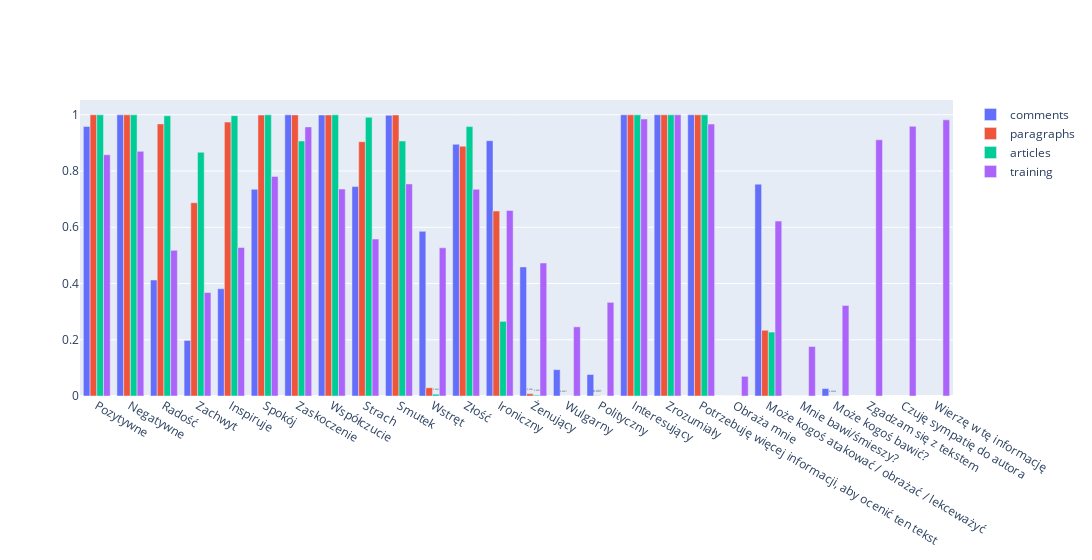

Source (notebook cell):
### Code cell
create_barplot(dfs)

### Figure 1 — Plotly figure (JSON) as saved in the notebook; plotly's stock layout.template omitted (floating-point values rounded to 4 significant figures)
{"data": [{"name": "comments", "text": [0.9584, 1.0, 0.4125, 0.1976, 0.3814, 0.7351, 0.9999, 0.9991, 0.7447, 0.9982, 0.5855, 0.8952, 0.9079, 0.4591, 0.09366, 0.07641, 1, 1.0, 1, 0, 0.7533, 0, 0.0265], "textposition": "auto", "texttemplate": "%{text:.2}", "type": "bar", "x": ["Pozytywne", "Negatywne", "Radość", "Zachwyt", "Inspiruje", "Spokój", "Zaskoczenie", "Współczucie", "Strach", "Smutek", "Wstręt", "Złość", "Ironiczny", "Żenujący", "Wulgarny", "Polityczny", "Interesujący", "Zrozumiały", "Potrzebuję więcej informacji, aby ocenić ten tekst", "Obraża mnie", "Może kogoś atakować / obrażać / lekceważyć", "Mnie bawi/śmieszy?", "Może kogoś bawić?"], "y": [0.9584, 1.0, 0.4125, 0.1976, 0.3814, 0.7351, 0.9999, 0.9991, 0.7447, 0.9982, 0.5855, 0.8952, 0.9079, 0.4591, 0.09366, 0.07641, 1, 1.0, 1, 0, 0.7533, 0, 0.0265]}, {"name": "paragraphs", "text": [1.0, 1.0, 0.9677, 0.6873, 0.974, 0.999, 0.9997, 0.9995, 0.9043, 0.9993, 0.02932, 0.8884, 0.6578, 0.008115, 0.0001113, 0.001012, 1, 1.0, 1, 0, 0.2338, 0, 0.0002422], "textposition": "auto", "texttemplate": "%{text:.2}", "type": "bar", "x": ["Pozytywne", "Negatywne", "Radość", "Zachwyt", "Inspiruje", "Spokój", "Zaskoczenie", "Współczucie", "Strach", "Smutek", "Wstręt", "Złość", "Ironiczny", "Żenujący", "Wulgarny", "Polityczny", "Interesujący", "Zrozumiały", "Potrzebuję więcej informacji, aby ocenić ten tekst", "Obraża mnie", "Może kogoś atakować / obrażać / lekceważyć", "Mnie bawi/śmieszy?", "Może kogoś bawić?"], "y": [1.0, 1.0, 0.9677, 0.6873, 0.974, 0.999, 0.9997, 0.9995, 0.9043, 0.9993, 0.02932, 0.8884, 0.6578, 0.008115, 0.0001113, 0.001012, 1, 1.0, 1, 0, 0.2338, 0, 0.0002422]}, {"name": "articles", "text": [1, 1, 0.9967, 0.8666, 0.997, 1.0, 0.9069, 0.9998, 0.9911, 0.9068, 0.006464, 0.9581, 0.2654, 0.002934, 0, 0, 1, 1, 1, 0, 0.2274, 0, 0], "textposition": "auto", "texttemplate": "%{text:.2}", "type": "bar", "x": ["Pozytywne", "Negatywne", "Radość", "Zachwyt", "Inspiruje", "Spokój", "Zaskoczenie", "Współczucie", "Strach", "Smutek", "Wstręt", "Złość", "Ironiczny", "Żenujący", "Wulgarny", "Polityczny", "Interesujący", "Zrozumiały", "Potrzebuję więcej informacji, aby ocenić ten tekst", "Obraża mnie", "Może kogoś atakować / obrażać / lekceważyć", "Mnie bawi/śmieszy?", "Może kogoś bawić?"], "y": [1, 1, 0.9967, 0.8666, 0.997, 1.0, 0.9069, 0.9998, 0.9911, 0.9068, 0.006464, 0.9581, 0.2654, 0.002934, 0, 0, 1, 1, 1, 0, 0.2274, 0, 0]}, {"name": "training", "text": [0.246, 0.528, 0.66, 0.858, 0.736, 0.368, 0.957, 0.735, 0.07, 0.558, 0.527, 1, 0.518, 0.754, 0.322, 0.911, 0.985, 0.781, 0.473, 0.87, 0.959, 0.622, 0.982, 0.967, 0.333, 0.176], "textposition": "auto", "texttemplate": "%{text:.2}", "type": "bar", "x": ["Wulgarny", "Inspiruje", "Ironiczny", "Pozytywne", "Współczucie", "Zachwyt", "Zaskoczenie", "Złość", "Obraża mnie", "Strach", "Wstręt", "Zrozumiały", "Radość", "Smutek", "Może kogoś bawić?", "Zgadzam się z tekstem", "Interesujący", "Spokój", "Żenujący", "Negatywne", "Czuję sympatię do autora", "Może kogoś atakować / obrażać / lekceważyć", "Wierzę w tę informację", "Potrzebuję więcej informacji, aby ocenić ten tekst", "Polityczny", "Mnie bawi/śmieszy?"], "y": [0.246, 0.528, 0.66, 0.858, 0.736, 0.368, 0.957, 0.735, 0.07, 0.558, 0.527, 1, 0.518, 0.754, 0.322, 0.911, 0.985, 0.781, 0.473, 0.87, 0.959, 0.622, 0.982, 0.967, 0.333, 0.176]}], "layout": {"barmode": "group", "width": 2000}}
